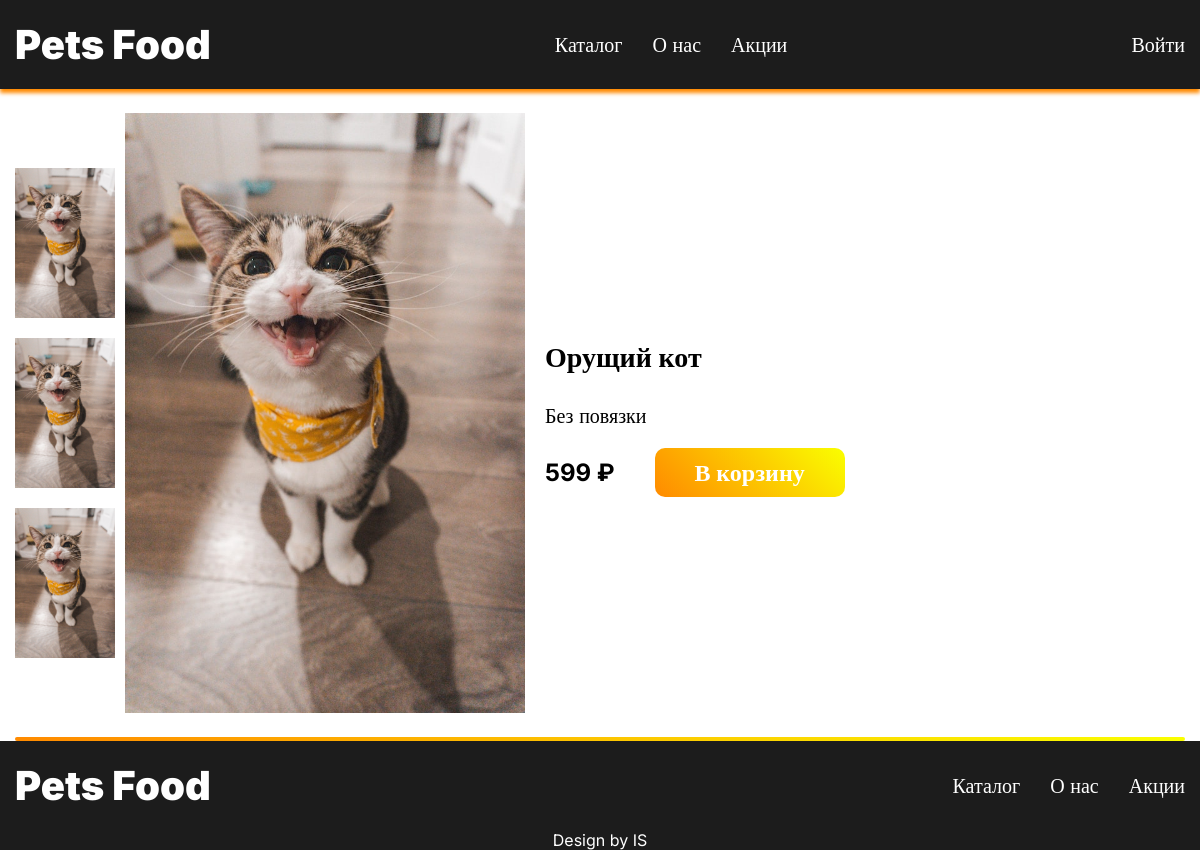
The page /product.php?id=4 on the database its author committed.
### tables this page shows
CREATE TABLE `products` (
  `id` int NOT NULL,
  `title` varchar(100) NOT NULL,
  `description` text,
  `price` int NOT NULL,
  `img_path` varchar(255) NOT NULL DEFAULT 'default.jpeg',
  `category_id` int NOT NULL,
  `status_id` int NOT NULL DEFAULT '2',
  `user_id` int NOT NULL,
  `created_at` timestamp NOT NULL DEFAULT CURRENT_TIMESTAMP
);

### product.php (the view, shortened to what this page needs)
<?php
include('app/services/Base.php');
if (isset($_GET['id'])){
    $id = $_GET['id'];
    $product = $database->query("SELECT * FROM `products` WHERE `id` = '$id'")->fetch(2);
}
?>
<!DOCTYPE html>
<html lang="en">
<head>
    <?php include('app/components/MetaTags.php'); ?>
</head>
<body>
<?php include('app/components/Header.php'); ?>
<div class="product">
    <div class="container">
        <div class="product-items">
            <div class="p-img">
                <div class="p-img-mini">
                    <img src="<?= $product['img_path']; ?>" alt="">
                    <img src="<?= $product['img_path']; ?>" alt="">
                    <img src="<?= $product['img_path']; ?>" alt="">
                </div>
                <img src="<?= $product['img_path']; ?>" alt="">
            </div>
            <div class="p-text">
                <h3><?= $product['title']; ?></h3>
                <p><?= $product['description']; ?></p>
                <div class="product-price">
                    <h4><?= $product['price']; ?> ₽</h4>
                    <div class="product-button">
                        <a href="app/actions/Cart/create.php?product_id=<?= $product['id']; ?>" class="bbtn">В корзину</a>
                    </div>
                </div>
            </div>
        </div>
        <hr class="line">
    </div>
</div>
<?php include('app/components/Footer.php'); ?>
</body>
</html>

### css/style.css (style rules this page uses)
* { padding: 0; margin: 0; list-style: none; text-decoration: none; box-sizing: border-box; scroll-behavior: smooth; transition: .2s; }
body { font-family: 'inter'; }
.container { max-width: 1170px; margin: 0 auto; }
.line { outline: none; border: none; border-radius: 20px; height: 4px; background: linear-gradient(45deg, #FF8A00, #FAFF00); }
.bbtn { padding: 10px 40px; font-weight: 700; background: linear-gradient(45deg, #FF8A00, #FAFF00); color: white; font-size: 24px; border-radius: 10px; transition: 0.2s; }
.product-items { display: flex; gap: 20px; height: 81vh; align-items: center; }
.p-img { display: flex; align-items: center; gap: 10px; }
.p-img img { width: 400px; }
.p-img-mini img { width: 100px; cursor: pointer; }
.p-img-mini { display: flex; flex-direction: column; gap: 20px; }
.p-text { display: flex; flex-direction: column; gap: 30px; }
.p-text h3 { font-size: 28px; font-weight: 700; }
.p-text h4 { font-weight: 700; font-size: 24px; }
.p-text p { font-size: 20px; }
.product-price { display: flex; align-items: center; gap: 40px; }

### rows shown on the page
products: img_path (picture), title "Орущий кот", description "Без повязки", price "599"
